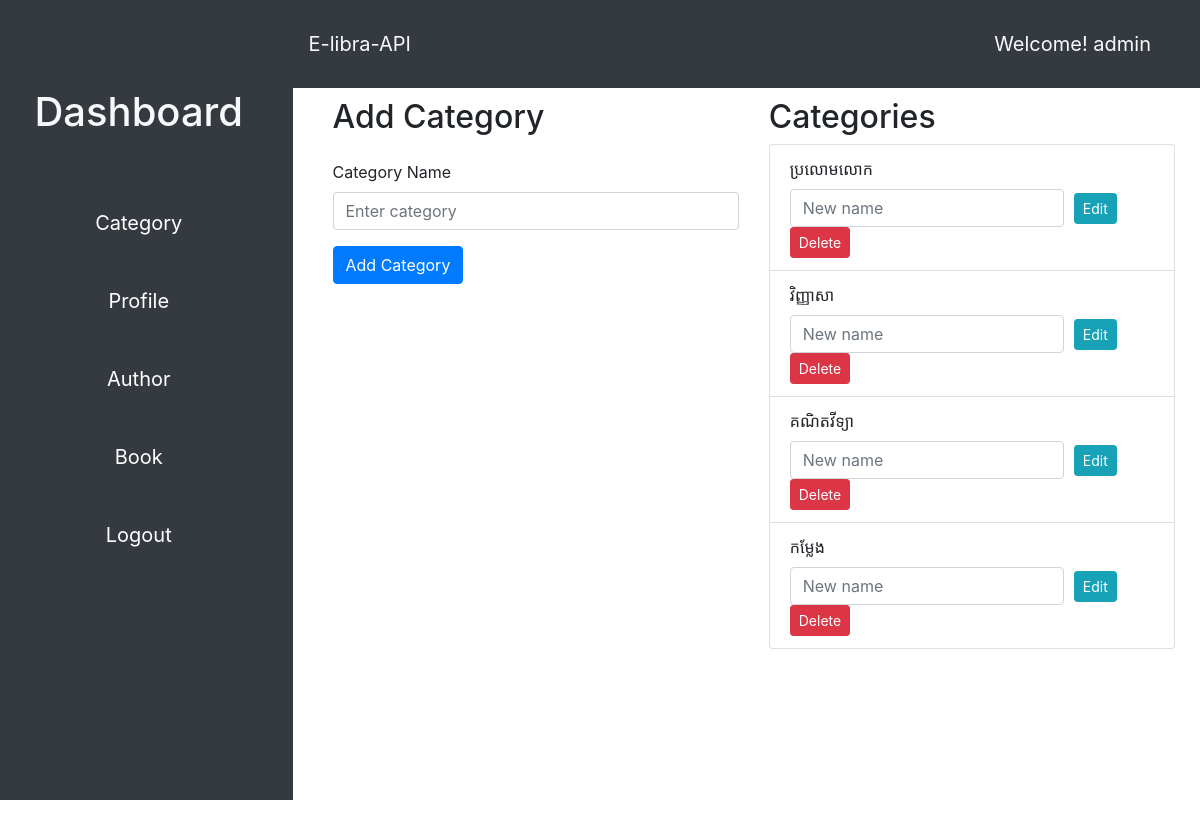
Screenshot of /category (signed in) with the database file from the repository.
### app/models/__init__.py (models this page shows)
class User(db.Model, UserMixin):
    id = db.Column(db.Integer, primary_key=True)
    username = db.Column(db.String(50), unique=True, nullable=False)
    email = db.Column(db.String(120), nullable=False, unique=True)
    password_hash = db.Column(db.String, nullable=False)
    gender = db.Column(db.String(10))
    role = db.Column(db.String)
    profile = db.relationship('Profile', back_populates='user')

class Category(db.Model):
    id = db.Column(db.Integer, primary_key=True)
    name = db.Column(db.String(100), nullable=False, unique=True)
    books = db.relationship('Book', back_populates='category')

### app/views/main.py (the view, shortened to what this page needs)
@main.route('/category', methods=['GET', 'POST'])
@login_required
def category():
    username = current_user.username
    form = CategoryForm()
    categories = Category.query.all()
    return render_template('category.html', form=form, username=username, categories=categories)

### app/views/auth/form.py
class CategoryForm(FlaskForm):
    name = StringField('Category Name', validators=[DataRequired()], render_kw={'placeholder': 'Enter category'})
    submit = SubmitField('Submit')

### app/views/auth/auth.py (called while the page is built)
@login_manager.user_loader
def load_user(username):
    return User.query.get(username)

### app/templates/category.html (shortened to what this page needs)
{% extends 'base.html' %}
{% block content %}
<div class="container">
    <div class="row">
        <div class="col-md-6">
            <h2>Add Category</h2>
            <form method="post" action="{{ url_for('main.category') }}" class="mt-4">
                <div class="form-group">
                    {{ form.name.label(class="form-label") }}
                    {{ form.name(class="form-control", placeholder="Enter category") }}
                </div>
                <button type="submit" class="btn btn-primary">Add Category</button>
            </form>
        </div>
        <div class="col-md-6">
            <h2>Categories</h2>
            <ul class="list-group">
                {% for category in categories %}
                    <li class="list-group-item">
                        {{ category.name }}
                        <form method="post" action="{{ url_for('main.category') }}">
                            <div class="form-row align-items-center mt-2">
                                <div class="col-auto">
                                    <input type="text" name="new_name" class="form-control" placeholder="New name" />
                                </div>
                                <div class="col-auto">
                                    <button type="submit" name="edit_category" class="btn btn-sm btn-info">Edit</button>
                                </div>
                                <div class="col-auto">
                                    <button type="submit" name="delete_category" class="btn btn-sm btn-danger">Delete</button>
                                </div>
                            </div>
                        </form>
                    </li>
                {% endfor %}
            </ul>
        </div>
    </div>
</div>
{% endblock %}

### app/templates/base.html (shortened to what this page needs)
<!DOCTYPE html>
<html lang="en">
  <head>
    <link href="https://stackpath.bootstrapcdn.com/bootstrap/4.3.1/css/bootstrap.min.css" rel="stylesheet" />
    <link rel="stylesheet" href="{{ url_for('static', filename='style.css') }}" />
  </head>
  <body>
    <div class="container-fluid">
      <div class="row">
        <aside class="col-md-3 col-lg-3 sidebar bg-dark">
          <div class="sidebar-sticky">
            <ul class="nav flex-column">
              {% if current_user.is_authenticated %}
              <h1 class="text-light my-5 text-center">Dashboard</h1>
              <li class="nav-item my-3 text-center">
                <a href="{{ url_for('main.category') }}" class="nav-link">Category</a>
              </li>
              <li class="nav-item my-3 text-center">
                <a href="{{ url_for('main.profile') }}" class="nav-link">Profile</a>
              </li>
              <li class="nav-item my-3 text-center">
                <a href="{{ url_for('main.author') }}" class="nav-link">Author</a>
              </li>
              <li class="nav-item my-3 text-center">
                <a href="{{ url_for('main.book') }}" class="nav-link">Book</a>
              </li>
              <li class="nav-item my-3 text-center">
                <a href="{{ url_for('auth.logout') }}" class="nav-link">Logout</a>
              </li>
              {% endif %}
            </ul>
          </div>
        </aside>
        <div class="w-auto col-lg-9 col-md-9">
          <section class="hero">
            <div class="hero-head">
              <nav class="navbar navbar-expand-lg d-flex navbar-light py-4 bg-dark justify-content-between">
                <a href="{{ url_for('main.index') }}" class="navbar-brand text-light text-center"
                  >E-libra-API</a
                >
                <span class="d-flex navbar-brand text-light text-center mr-5">Welcome! {{username}}</span>
              </nav>
            </div>
            <div class="hero-body">
              <div class="container has-text-centered">{% block content %}{% endblock %}</div>
            </div>
          </section>
        </div>
      </div>
    </div>
  </body>
</html>

### app/static/style.css (style rules this page uses)
.hero-body { padding: 10px; width: 100%; height: 90vh; background-color: #ffffff; }
.sidebar { width: 20%; }
.navbar { width: auto; margin-bottom: 5px; }
.nav-item { width: 100%; align-items: center; }
.row { height: 100vh; }
.sidebar-sticky { margin-top: 20px; font-size: 20px; }
.col-lg-9 { padding: 0; }
.container-fluid { height: 100vh; width: 100%; }
.hero { display: flex; flex-direction: column; justify-content: center; align-items: center; height: 100%; width: auto; }
.hero-head { width: 100%; }
.hero-body { flex-grow: 1; }

### app/templates/base.html (style rules this page uses)
html, body { height: 100%; }
.container-fluid { height: 100%; padding-right: 0; padding-left: 0; }
.sidebar { height: 100%; background-color: #343a40; padding: 20px; }
.sidebar-sticky { position: sticky; top: 0; padding-bottom: 20px; }
.nav-link { color: #fff; }
.navbar { margin-bottom: 0; }

### rows the page displays
User: username "admin"
Category: name "ប្រលោមលោក"
Category: name "វិញ្ញាសា"
Category: name "គណិតវីទ្យា"
Category: name "កម្លែង"
